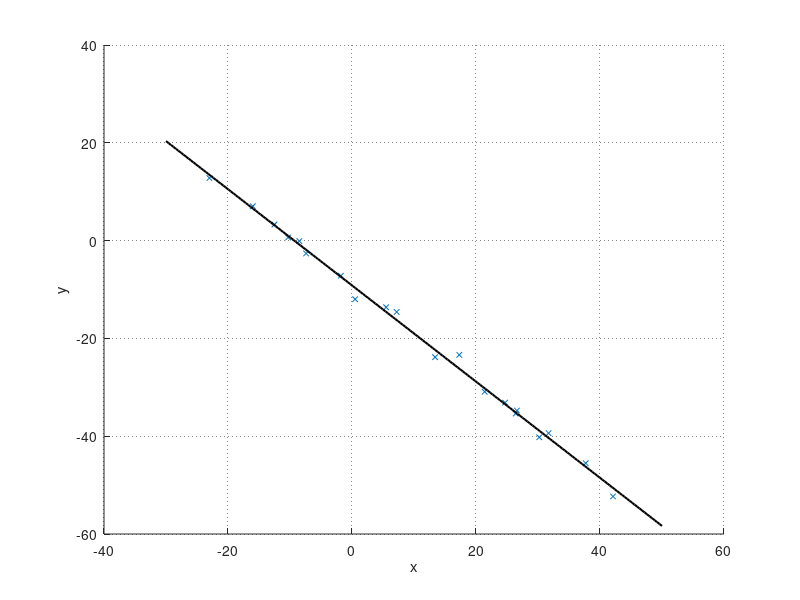

Write the MATLAB code that produced this figure.
x = [-23, -16, -12.5, -10.3, -8.5, -7.4, -1.8, 0.5, 5.5, 7.2, 13.4, 17.3, 21.4, 24.7, 26.4, 26.6, 30.2, 31.7, 37.7, 42.1];
y = [12.79, 7.03, 3.3, 0.64, -0.1, -2.63, -7.18, -11.98, -13.62, -14.59, -23.83, -23.37, -30.91, -33.13, -35.37, -34.75, -40.22, -39.38, -45.52, -52.32];

t = linspace(-30, 50, 200);
f = -0.9836948225681024*t - 9.164291120451267;

figure('Units', 'pixels', 'Position', [100 100 800 600]);
hold on;
grid on;
xlabel('x');
ylabel('y');
plot(x, y, 'x', 'MarkerSize', 4);
plot(t, f, 'k-', 'LineWidth', 1.5);  % без DisplayName

set(gca, 'GridLineStyle', ':', 'GridAlpha', 0.55);

print('../../images/approx.png', '-dpng', '-r300');
hold off;
